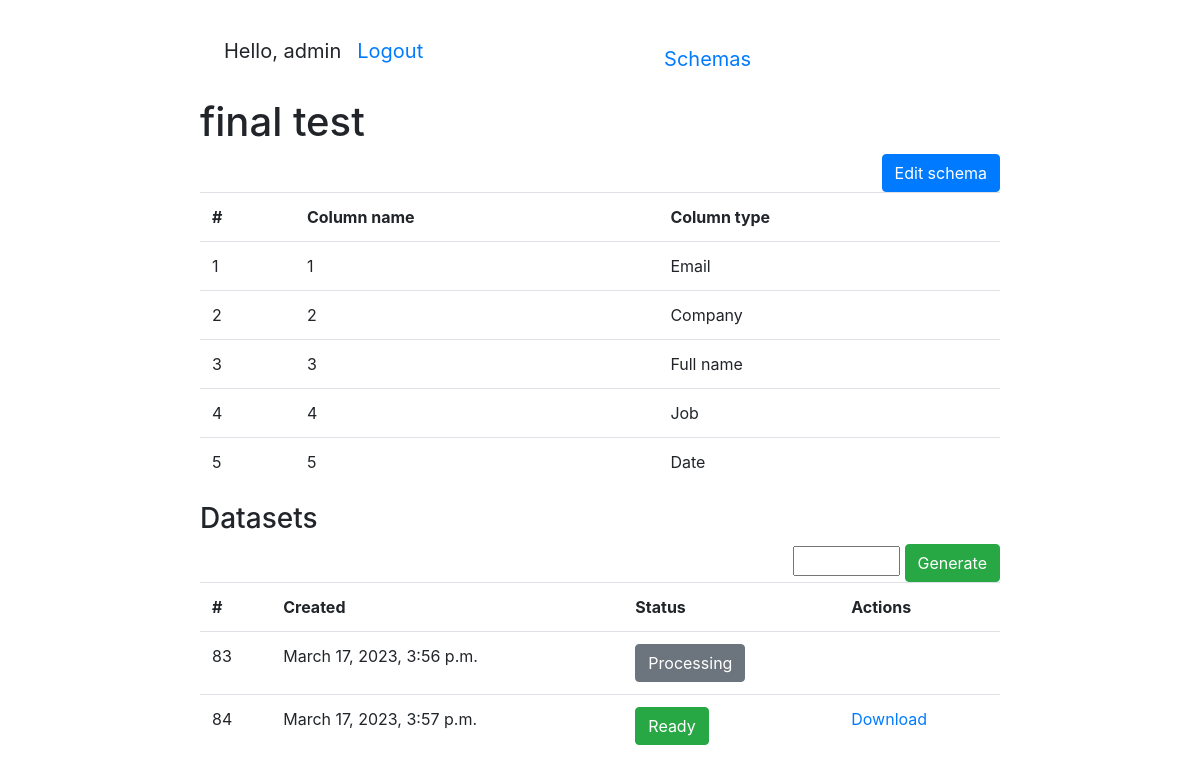
The page /schema/75/ (signed in) on the database its author committed.
### schema/models.py (models this page shows, shortened)
class User(AbstractUser):
    pass

class Schema(models.Model):
    user = models.ForeignKey(
        settings.AUTH_USER_MODEL,
        on_delete=models.CASCADE
    )
    title = models.CharField(max_length=255)
    columns = models.ManyToManyField(
        Column,
        related_name="schemas"
    )
    modified = models.DateField(auto_now=True)

class Column(models.Model):
    class ColumnTypes(models.TextChoices):
        NAME = "Full name"
        Job = "Job"
        EMAIL = "Email"
        COMPANY = "Company"
        DATE = "Date"
    name = models.CharField(max_length=255)
    type = models.CharField(
        max_length=100,
        choices=ColumnTypes.choices
    )
    order = models.PositiveSmallIntegerField()
    class Meta:
        ordering = ["order"]

class Dataset(models.Model):
    dataset = models.FileField(null=True)
    created = models.DateTimeField(auto_now_add=True)
    schema = models.ForeignKey(
        Schema,
        on_delete=models.CASCADE,
        related_name="datasets"
    )
    is_generated = models.BooleanField(default=False)

### schema/views.py (the view)
class SchemaDetailView(
    LoginRequiredMixin,
    generic.DetailView
):
    model = Schema

### templates/schema/schema_detail.html (shortened to what this page needs)
{% extends "base.html" %}
{% load crispy_forms_filters %}
{% block content %}
  <h1>{{schema.title}}</h1>
  <a class="btn btn-primary" style="float:right" href="{% url 'schema:schema-update' pk=schema.id %}">
    Edit schema
  </a>
  <table class="table">
    <tr>
      <th>#</th>
      <th>Column name</th>
      <th>Column type</th>
    </tr>
    {% for column in schema.columns.all %}
      <tr>
        <td>
          {{ column.order }}
        </td>
        <td>
          {{ column.name }}
        </td>
        <td>
          {{ column.type }}
        </td>
      </tr>
      {% endfor %}
    </table>
    <h3>Datasets</h3>
    <div class="data-generate">
      <input type="number" id="number_of_rows" min="0" max="1000">
      <button class="btn btn-success" id="btn_number_of_rows">Generate</button>
    </div>
    {% if schema.datasets.all %}
      <table class="table">
        <tr>
          <th>#</th>
          <th>Created</th>
          <th>Status</th>
          <th>Actions</th>
        </tr>
       {% for dataset in schema.datasets.all %}
          <tr>
            <td>
              {{dataset.id}}
            </td>
            <td>
              {{dataset.created}}
            </td>
            <td>
              {% if dataset.is_generated %}
                <button class="btn btn-success">Ready</button>
              {% else %}
                <button class="btn btn-secondary">Processing</button>
              {% endif %}
            </td>
            <td>
              {% if dataset.is_generated %}
                <a href="{% url 'schema:download-csv' pk=dataset.id %}">Download</a>
              {% endif %}
            </td>
          </tr>
        {% endfor %}
      </table>
    {% endif %}
{% endblock %}

### templates/includes/navbar.html
<nav class="navbar navbar-expand-lg">
    <ul class="navbar-nav">
    {% if user.is_authenticated %}
      <li class="nav-item">
        <p class="nav-link">Hello, {{ user.get_username }}</p>
      </li>
      <li class="nav-item">
        <a class="nav-link" href="{% url 'logout'%}?next={% url 'login'%}">Logout</a>
      </li>
    {% else %}
      <li class="nav-item">
        <a class="nav-link" href="{% url 'login'%}?next={{request.path}}">Login</a>
      </li>
    {% endif %}
    </ul>
  <div class="collapse navbar-collapse justify-content-md-center">
    <ul class="navbar-nav">
      <li class="nav-item">
        <a class="nav-link" href="{% url 'schema:schema-list' %}">Schemas</a>
      </li>
    </ul>
  </div>
</nav>

### static/css/styles.css (style rules this page uses)
body { padding: 20px 200px; }
.navbar-nav { font-size: 20px; }
.data-generate { float: right; }

### rows shown on the page
User: get_username "admin"
Schema: title "final test"
Column: order "1", name "1", type "Email"
Column: order "2", name "2", type "Company"
Column: order "3", name "3", type "Full name"
Column: order "4", name "4", type "Job"
Column: order "5", name "5", type "Date"
Dataset: id "83", created "March 17, 2023, 3:56 p.m.", is_generated "Processing"
Dataset: id "84", created "March 17, 2023, 3:57 p.m.", is_generated "Ready"
